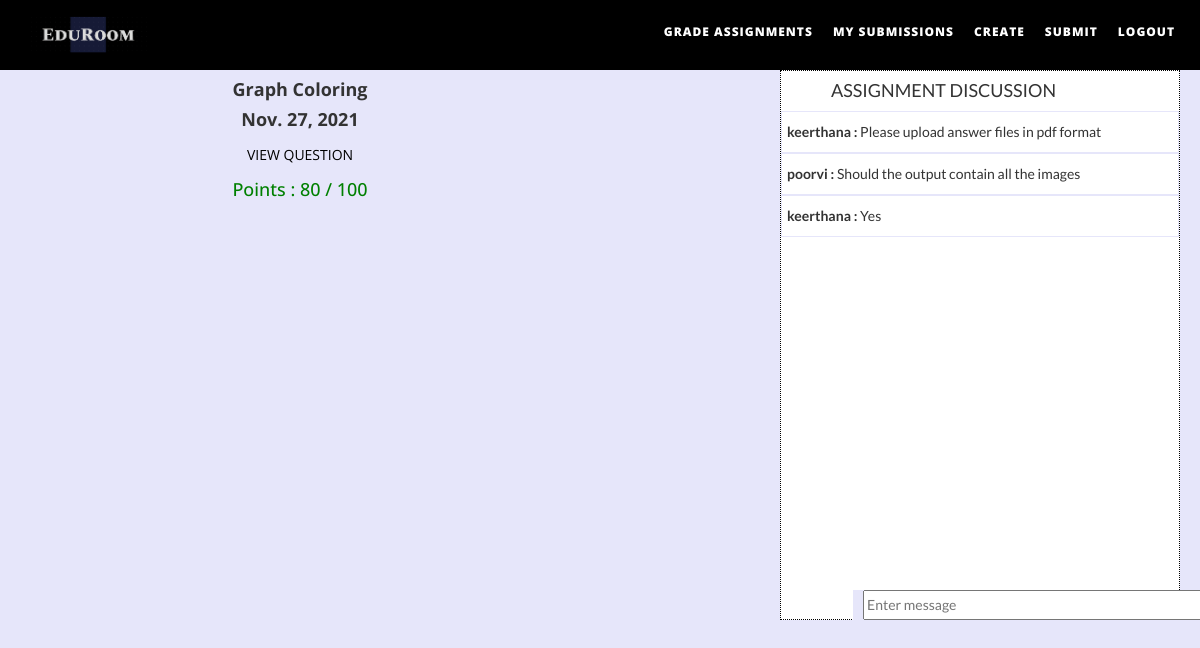
The page /submission-detial/12345 (signed in) on the database its author committed.
### assignments/models.py (models this page shows)
class Assignment(models.Model):
    QTN_CATEGORY=(
    ('Descriptive', 'Descriptive Question'),
    ('Coding', 'Coding question'),
    ('MCQ', 'Multiple Choice Questions'),
    )
    creator = models.ForeignKey(User, on_delete=models.CASCADE,blank=True)
    code= models.IntegerField(primary_key=True, help_text="Unique Code")
    title=models.CharField(max_length=100)
    deadline= models.DateField()
    question_file= models.FileField(upload_to='questions/')
    maximum_marks=models.PositiveIntegerField()

class AssignmentDiscussion(models.Model):
    id=models.IntegerField(primary_key=True)
    code=  models.IntegerField()
    student_name= models.ForeignKey(User, on_delete=models.CASCADE,blank=True)
    message_time=  models.DateTimeField(default=datetime.now, blank=True)
    message= models.TextField()

### assignments/views.py (the view)
# urls.py: path('submission-detial/<int:id>', assignment_views.submissionDetail, name='submission-detail'),
@login_required
def submissionDetail(request,id):
    assign = Assignment.objects.get(code=id)
    submission= Submissions.objects.get(code=id, student_name=request.user)
    msgs= AssignmentDiscussion.objects.filter(code=id).order_by('message_time')
    if submission:
        completed=True
        submission= Submissions.objects.get(code=id, student_name=request.user)
        marks=submission.marks
    else:
        completed=False
        marks=0
    context={
        'assign' : assign,
        'completed':completed,
        'marks':marks,
        'msgs':msgs
    }
    return render(request,'assignments/submission_detail.html',context)

### assignments/templates/assignments/submission_detail.html (shortened to what this page needs)
{% extends "assignments/base.html" %}
{% load static %}
{% load crispy_forms_tags %}
{% block content %}
<body style="background-color:lavender">
   <div style="display: flex;">
      <div style="flex: 1;height:550px">
         <div>
            <center>
               <h4><b>{{assign.title}} </h4>
            </center>
            <center>
               <h4><b>{{assign.deadline}} </h4>
            </center>
            <center><a href="{{assign.question_file.url}}"> VIEW QUESTION</a></center>
            {% if completed%}
            {% if marks %}
            <center>
               <h4 style="color:green"> Points : {{marks}} / {{assign.maximum_marks}} </h4>
            </center>
            {% endif %}
            {% endif %}
         </div>
      </div>
      <div style="flex: 1;">
         <div>
            <div class="chat">
                <h4 style="margin-left:50px;"> ASSIGNMENT DISCUSSION</h4>
               {% for msg in msgs %}
               <div class="msg">
                  <b>{{msg.student_name }} : </b>
                  {{msg.message}}
               </div>
               {% endfor %}
               <div style="height:40px"></div>
            </div>
            <div class="chat-box">
               <form method="GET" action="{% url 'submit-message' assign.code %}" >
                  <input type="text" name="message" value="{{request.GET.message}}"   placeholder="Enter message"  class="chat-input">
               </form>
            </div>
         </div>
      </div>
   </div>
</body>
{% endblock content %}

### assignments/static/assignments/assets/css/style.css (style rules this page uses)
a:link { text-decoration: none; color: black; }
.chat { background-color: white; width: 400px; height: 550px; border: 1px dotted black; overflow-x: hidden; overflow-y: scroll; float: right; margin-right: 20px; margin-left: 10px; font-family: Lato; }
.chat-box { position: fixed; margin-top: 520px; font-family: Lato; margin-left: 253px; background-color: lavender; }
.chat-input { height: 30px; width: 380px; margin-left: 10px; }
.msg { padding: 5px; border: 1px solid lavender; background-color: white; }

### rows shown on the page
Assignment: title "Graph Coloring", deadline "Nov. 27, 2021", maximum_marks "100"
AssignmentDiscussion: student_name "keerthana", message "Please upload answer files in pdf format"
AssignmentDiscussion: student_name "poorvi", message "Should the output contain all the images"
AssignmentDiscussion: student_name "keerthana", message "Yes"

### other values the page prints
{{ marks }} "80"
